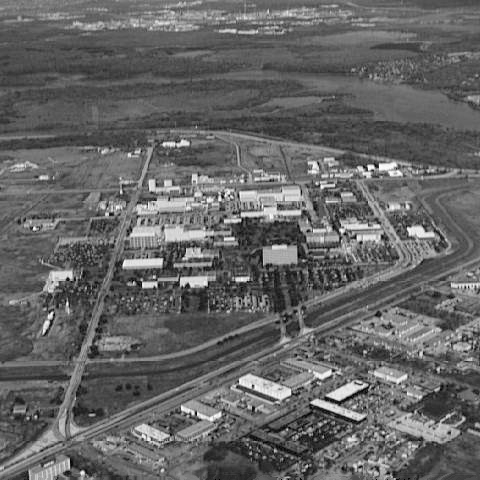
#> input picture DIP HW3_1/aerial_view.tif, 480 x 480 px
$ python hw13.py
#> lines starting #> are read from the running program, lines starting #| are printed output that depends on the picture
import cv2
import numpy as np
import matplotlib.pyplot as plt

# Step 1: Load the input image and convert to grayscale
image_path = 'aerial_view.tif'
image = cv2.imread(image_path, cv2.IMREAD_GRAYSCALE)
#> image is the input picture: shape (480, 480); min 0, max 254, mean 101.2

# Step 2: Calculate the constant c
# We assume the intensity values are in the range [0, 255]
z = np.arange(256)
target_pdf = z ** 0.4
c = 1 / np.sum(target_pdf)
target_pdf_normalized = c * target_pdf

# Step 3: Calculate the cumulative distribution function (CDF) for the target distribution
target_cdf = np.cumsum(target_pdf_normalized)
target_cdf_normalized = target_cdf / target_cdf[-1]  # Normalize to range [0, 1]

# Step 4: Compute the histogram and CDF of the input image
input_hist, bins = np.histogram(image.flatten(), 256, [0, 256])
#> input_hist = 256 values, max 3749 at index 83, min 0 at index 1, mean 900; bins = 257 values from 0 to 256
input_cdf = input_hist.cumsum()
#> input_cdf = 256 values from 25 to 230400
input_cdf_normalized = input_cdf / input_cdf[-1]
#> input_cdf_normalized = 256 values from 0.000109 to 1

# Step 5: Perform histogram matching by finding the best mapping
mapping = np.zeros(256, dtype=np.uint8)
for i in range(256):
    diff = np.abs(target_cdf_normalized - input_cdf_normalized[i])
    mapping[i] = np.argmin(diff)
#> after the loop, mapping = 256 values from 0 to 255

# Step 6: Apply the mapping to the original image to get the matched image
matched_image = mapping[image]
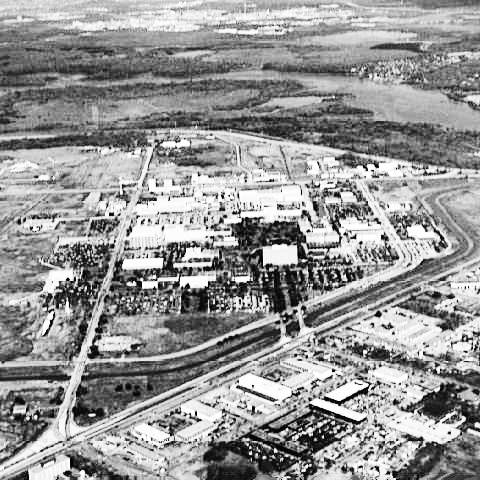
#> matched_image: shape (480, 480); min 0, max 255, mean 149.8

# Step 7: Plot the original and matched histograms
plt.figure(figsize=(12, 6))

# Original histogram
plt.subplot(2, 2, 1)
plt.hist(image.flatten(), 256, [0, 256], color='r')
plt.title('Original Image Histogram')

# Matched histogram (now blue instead of green)
plt.subplot(2, 2, 2)
plt.hist(matched_image.flatten(), 256, [0, 256], color='b')  # Changed to blue
plt.title('Matched Image Histogram')

# Step 8: Display the original and matched images
plt.subplot(2, 2, 3)
plt.imshow(image, cmap='gray')
plt.title('Original Image')

plt.subplot(2, 2, 4)
plt.imshow(matched_image, cmap='gray')
plt.title('Matched Image')

plt.tight_layout()
plt.show()
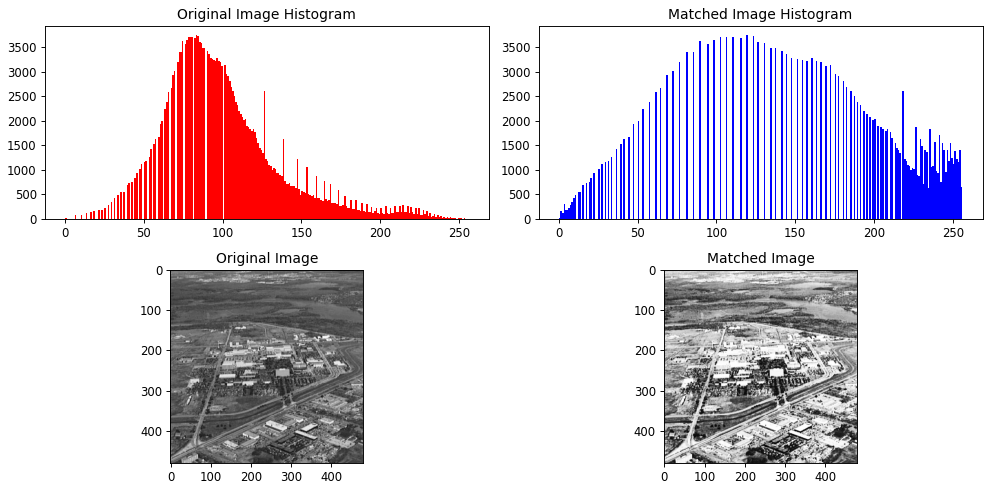
#> figure drawn by matplotlib, 4 panels; panel 1: tallest bar 3749 high, from x = 83 to 84; panel 2: tallest bar 3749 high, from x = 119 to 120
